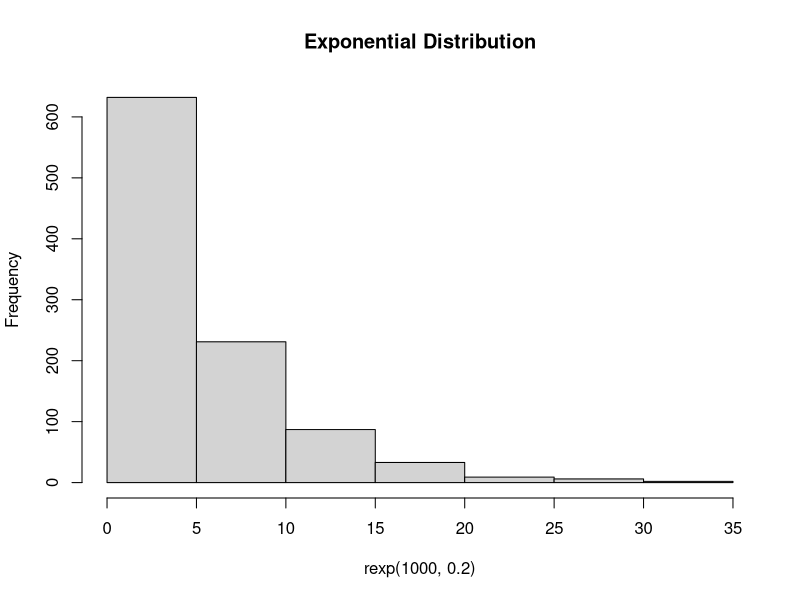
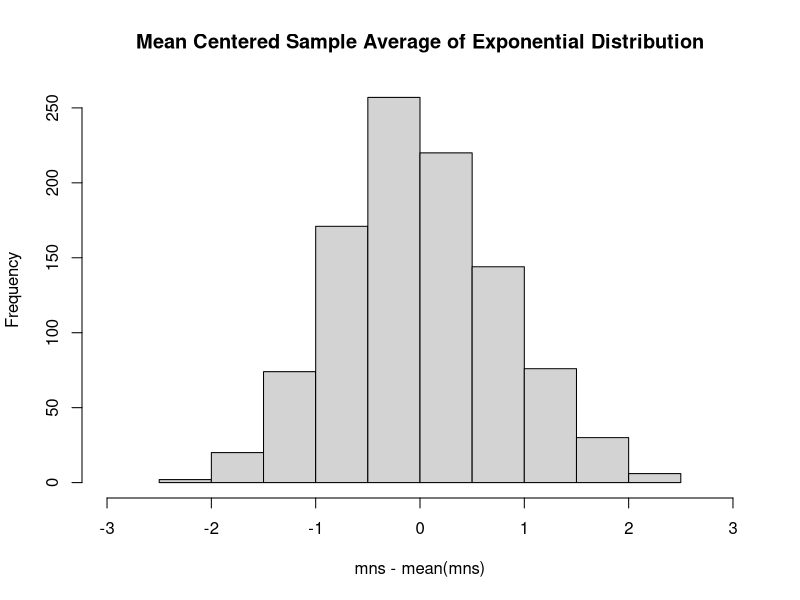
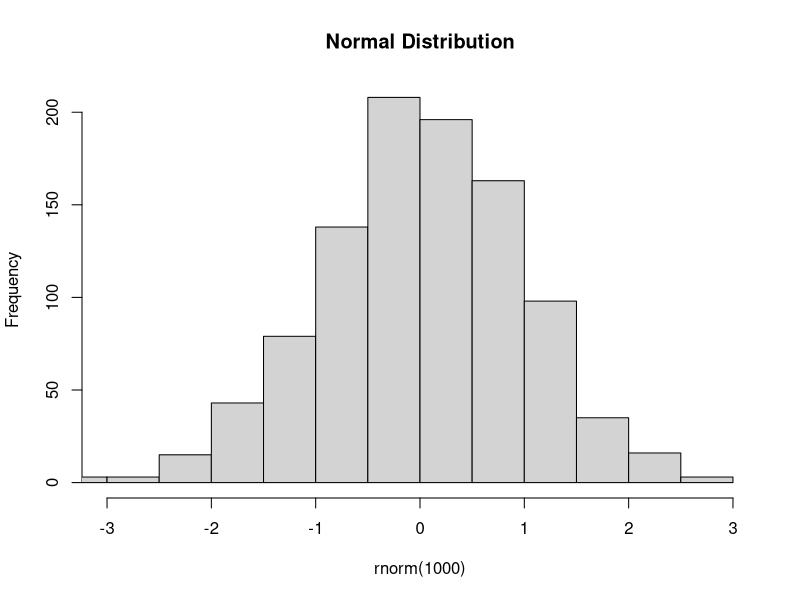

Reproduce these figures in R, in order.
## ---- chunk 1
mns=NULL
sample <- 40
lambda <- 0.2
nosim <-1000
for (i in 1 : nosim) mns = c(mns, mean(rexp(sample,lambda)))
## ---- chunk 2
mean(mns)
## ---- chunk 3
1/lambda
## ---- chunk 4
mean(mns) - 1/lambda
## ---- chunk 5
var(mns)
## ---- chunk 6
1/lambda^2/sample
## ---- chunk 7
var(mns) - 1/lambda^2/sample
## ---- chunk 8
hist(rexp(1000,.2),
     main="Exponential Distribution")
hist(mns-mean(mns),
     xlim = c(-3,3),
     main="Mean Centered Sample Average of Exponential Distribution")
hist(rnorm(1000),
     xlim = c(-3,3),
     main="Normal Distribution")
